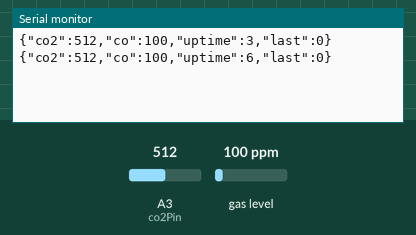
Simulated run of this sketch. Board: Arduino Uno, built with avr-gcc and run on an emulated ATmega328P. Parts: the last lines printed to the serial monitor. Inputs (shaded band) come from the test bench; at power-on: gas level 100 ppm, A3 (co2Pin) = 512.

Above: at 6.8 s.
6.9 s: gas level set to 20 ppm
At 10.3 s:
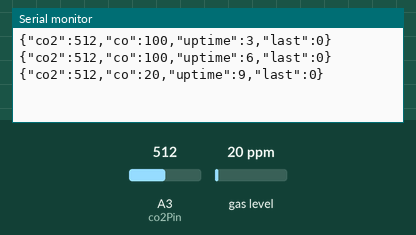
11.4 s: A3 (co2Pin) set to 716
At 13.1 s:
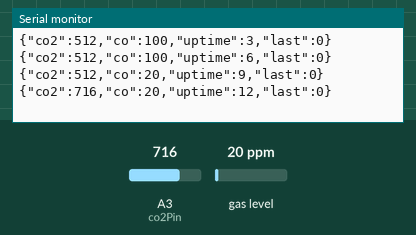
15.9 s: gas level set to 250 ppm
At 18.8 s:
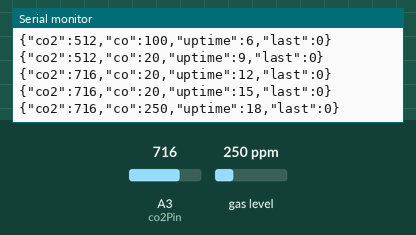
20.4 s: A3 (co2Pin) set to 900
At 21.7 s:
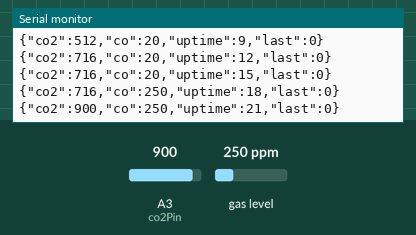
Timing chart, 0 to 23.4 s (numbered marks = the images above; inputs shaded):
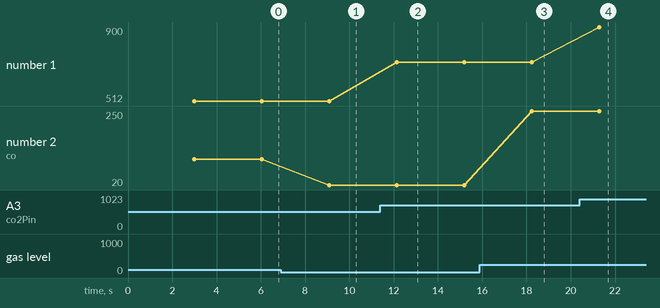

The sketch:

sketch_nov27d.ino
```cpp
#include <SoftwareSerial.h>
#include "ArduinoJson.h"
#include "MQ7.h"

/* Set Bluetooth and co scanner addresses */
SoftwareSerial Bluetooth(10, 9); // RX, TX
MQ7 mq7(A0, 5.0);

/* Define pin addresses */
int co2Pin = 3;
int coPin  = 5;
int buzz   = 2;

/* Timer vars */
int uptime = 0;
int last = 0;

/* Data Storage */
int co2PPM = 0;
float coPPM = 0.0f;
String lastScan = "";

void setup() {
  /* Begin Serial and Bluetooth */
  Bluetooth.begin(9600);
  Serial.begin(9600);

  /* Set pin modes */
  pinMode(coPin, INPUT);
  pinMode(co2Pin, INPUT);
}

void loop() {
  /* Check if its time to scan (three seconds after the last one) */
  if(last >= 3) {
    /* Scan */
    scan();

    /* Log data */
    logData();

    /* Reset last timer */
    last = 0;
  }

  /* Update timers */
  uptime++;
  last++;

  /* Tiemr Delay */
  delay(1000);
}


void scan() {
  /* Resets last counter */
  last = 0;

  /* Updates PPm data */
  coPPM = mq7.getPPM();
  co2PPM = analogRead(co2Pin);

  /* Generates JSON */
  const size_t bufferSize = JSON_OBJECT_SIZE(4);
  DynamicJsonBuffer jsonBuffer(bufferSize);

  JsonObject& root = jsonBuffer.createObject();
  root["co2"] = co2PPM;
  root["co"] = coPPM;
  root["uptime"] = uptime;
  root["last"] = last;

  /* Outputs JSON */
  String output;
  root.printTo(output);
  lastScan = output;
}

/* Log last scan to Bluetooth and Serial */
void logData() {
  Serial.println(lastScan);
  Bluetooth.println(lastScan);
}
```

Measured:
- after the input at 6.9 s, the serial monitor: prints a new line after 2.2 s (image 1)
- after the input at 11.4 s, the serial monitor: prints a new line after 0.75 s (image 2)
- after the input at 15.9 s, the serial monitor: prints a new line after 2.3 s (image 3)
- after the input at 20.4 s, the serial monitor: prints a new line after 0.89 s (image 4)
- plotted number 1: 512 → 716 after the input at 11.4 s, 716 → 900 after the input at 20.4 s
- plotted number 2: 100 → 20 after the input at 6.9 s, 20 → 250 after the input at 15.9 s
